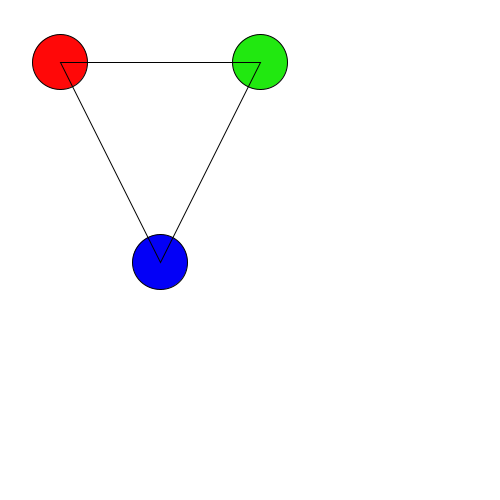
Frame 1 (no input)
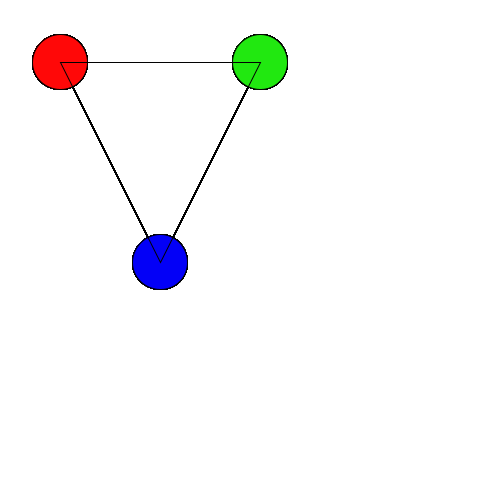
Frame 60 (the mouse pressed at the canvas centre just before this capture)
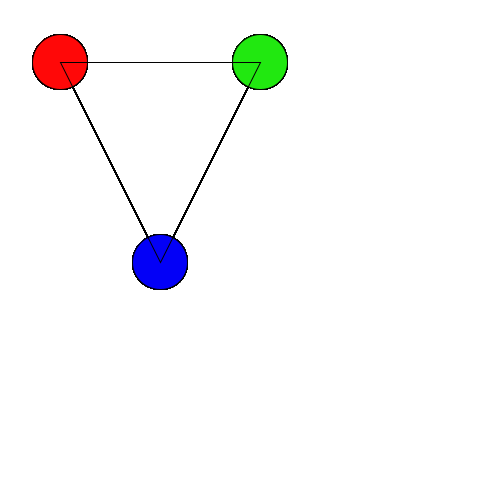
Frame 120 (the mouse held since frame 60 and released just before this capture)

The Processing sketch that drew these frames (run headless with seeded random() and noise(); from frame 60 on, the mouse is pressed at the canvas centre):

// Processing sketch: sketch_3quesito
// ── sketch_3quesito.pde
//Aluna: Raissa Ohana Fernandes 

void setup(){
  size(500, 500);
  stroke(1);
  background(255, 255, 255); 
}

void draw(){
  
  Circulo c1 = new Circulo(60, 62, 55); //primeiro círculo
  c1.desenhar(#FF0808); 
  
  Circulo c2 = new Circulo(260, 62, 55); //segundo círculo 
  c2.desenhar(#21E810); 
  
  Circulo c3 = new Circulo(160, 262, 55); //terceiro círculo 
  c3.desenhar(#0300F7); 
  
  Triangulo t = new Triangulo(60, 62, 260, 62, 160, 262); 
  t.desenhar(#FFFFFF);
}

// ── Circulo.pde
class Circulo {
  private int x;
  private int y;
  private int raio;
  private int cor;
  
  public Circulo(int x, int y, int raio) {
    this.x = x;
    this.y = y;
    this.raio = raio;
  }
  
  public Circulo(int x, int y, int raio, int cor) {
    this(x, y, raio);
    this.cor = cor;
  }
  
  public void desenhar() {
  ellipse(this.x, this.y, this.raio, this.raio);
  }
  
  public void desenhar(int cor) {
    fill(cor);
    desenhar();
  }
}

// ── Triangulo.pde
class Triangulo{
   
  private int x1, x2, x3;
  private int y1, y2, y3; 
  
  public Triangulo(int x1, int y1, int x2, int y2, int x3, int y3){
    this.x1 = x1; 
    this.x2 = x2; 
    this.x3 = x3; 
    this.y1 = y1;
    this.y2 = y2;
    this.y3 = y3;  
  }
  
  public void desenhar(){
  triangle(this.x1, this.y1, this.x2, this.y2, this.x3, this.y3);   
  }
  
   public void desenhar(int cor) {
    noFill();
    desenhar();
  }
  
  
}
